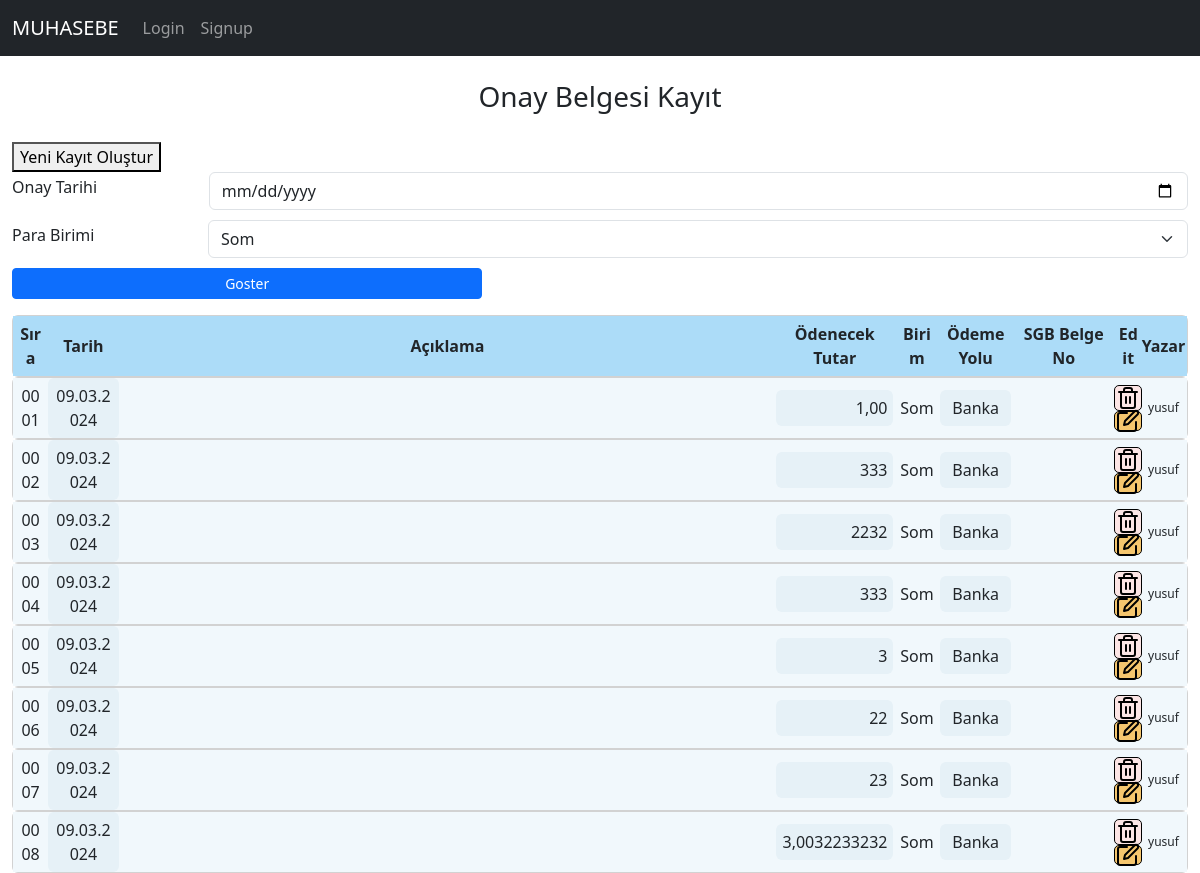
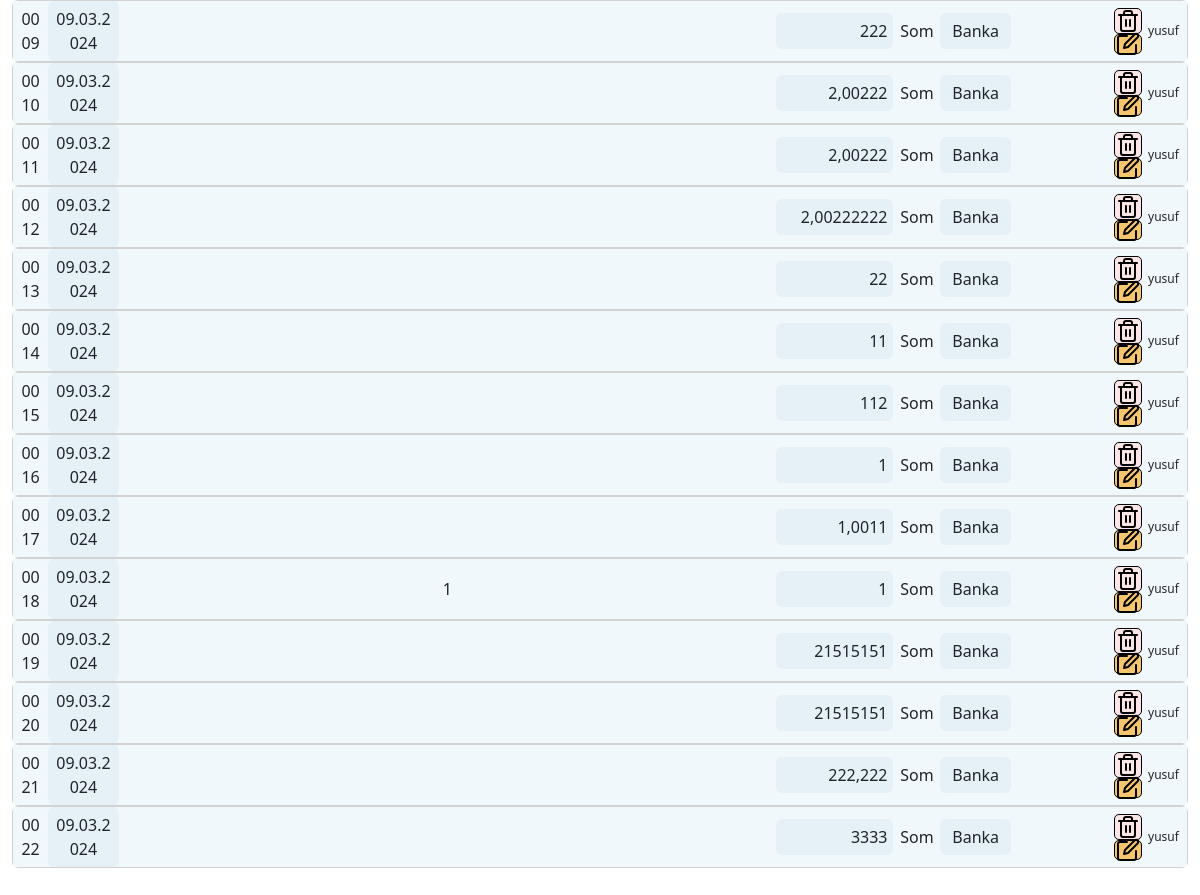
Before: /defter_onay_list with the older database file (2 pictures, top to bottom).
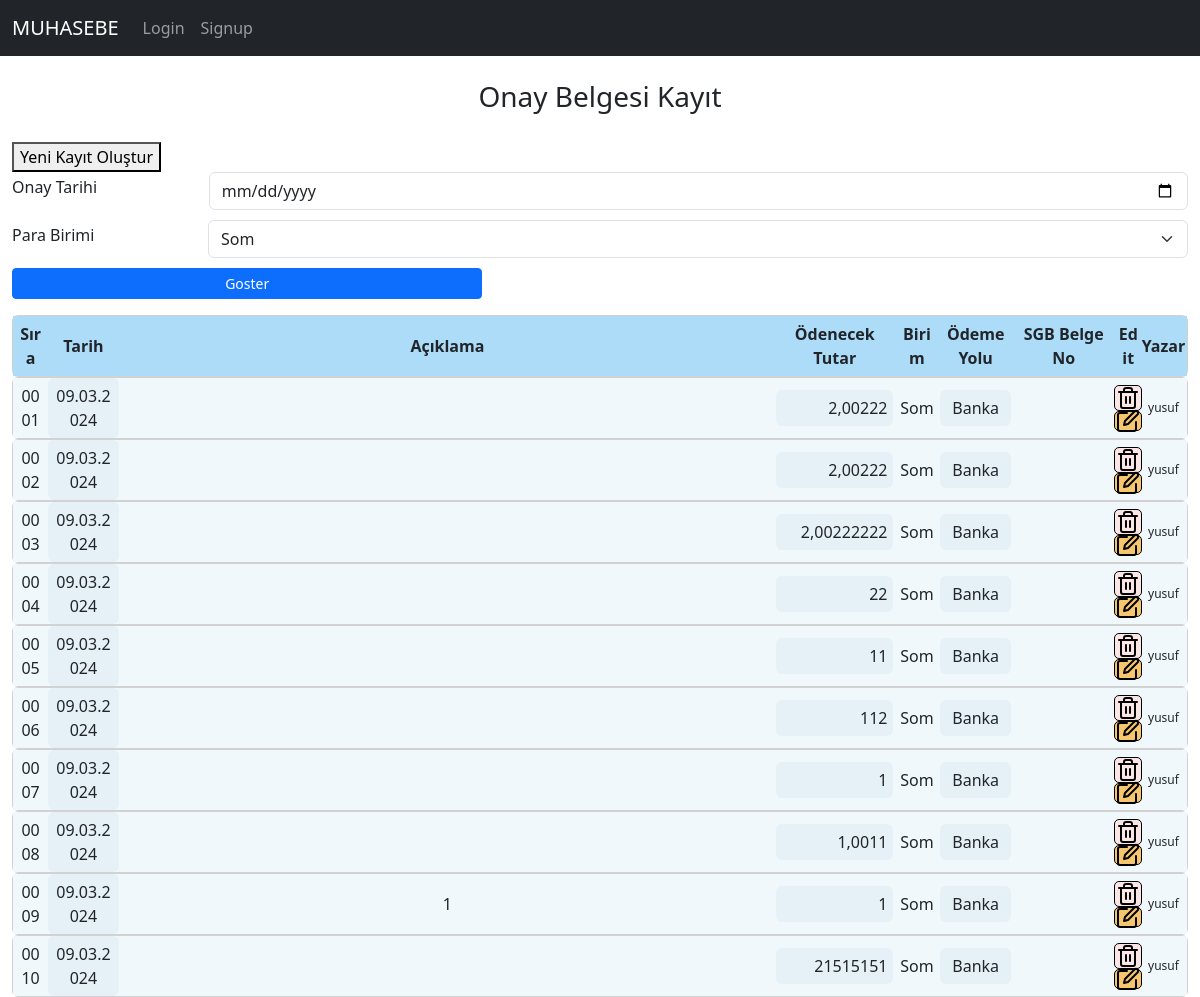
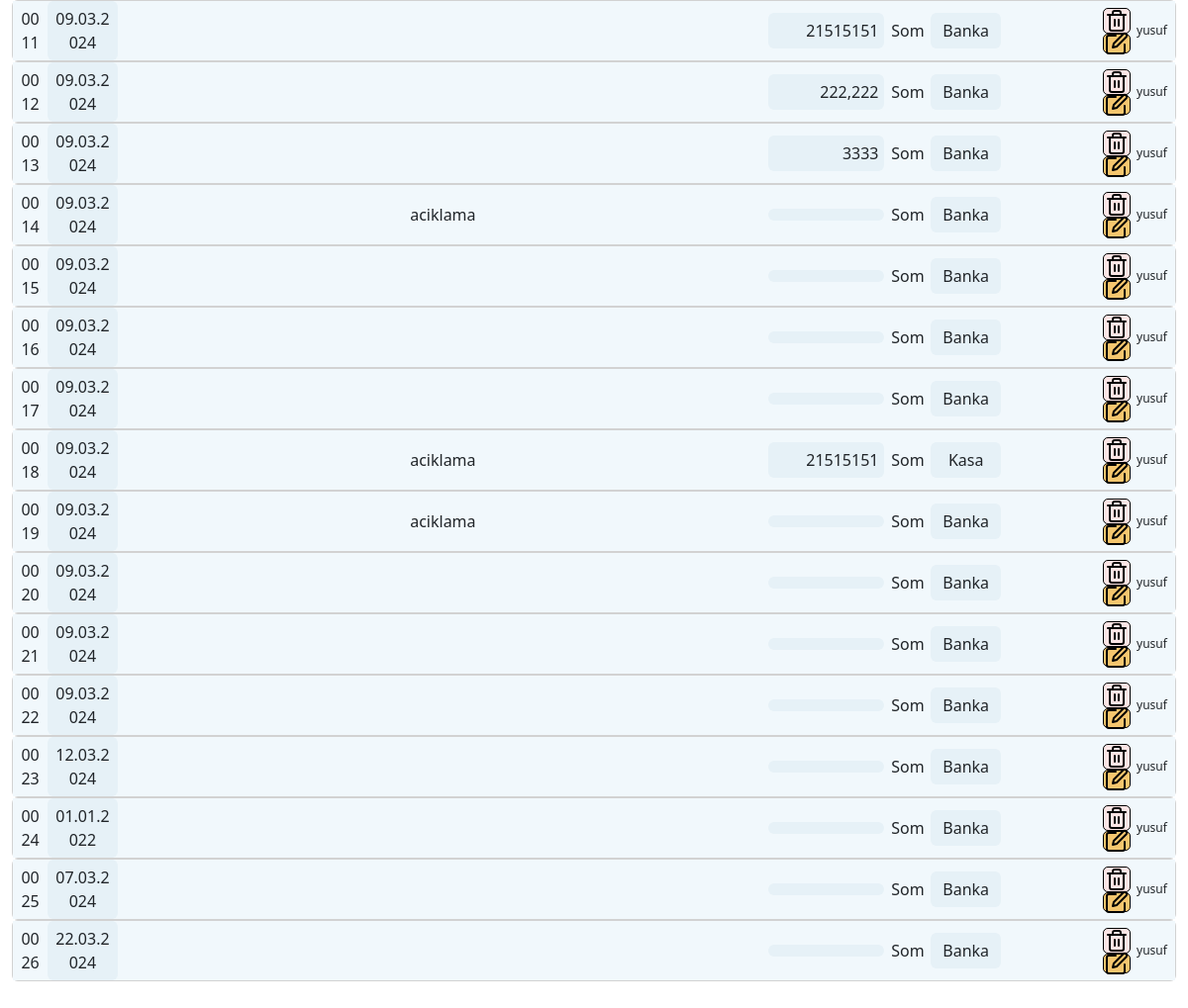
After: the same page with the newer database file (2 pictures, top to bottom).
### muhapp/models.py (models this page shows, shortened)
class OnayRegisterModel(models.Model):
    username = models.ForeignKey(User, on_delete=models.CASCADE, null=True)
    onay_no = models.CharField(max_length = 4)
    onay_aciklama = models.CharField(max_length = 110, default='my_default_value')
    onay_tarih = models.DateField() #auto_now_add ile kullanci deger girmese bile otomatik tarih atamasi yapar
    onay_odemetutar = models.CharField(max_length = 20)
    onay_parabirimi = models.CharField(max_length = 20)
    onay_odemeyolu = models.CharField(max_length = 20)

### muhapp/views.py (the view)
# urls.py: path('defter_onay_list', views.defter_onay_list_view, name="defter_onay_list"),         # onay bilgileri listeleme
def defter_onay_list_view(request):
    defter_onay_list = models.OnayRegisterModel.objects.all()
    defter_onay_list = {"defter_onay_list":defter_onay_list}
    return render(request, 'muhapp/defter_onay_list.html', context=defter_onay_list)

### muhapp/templates/muhapp/defter_onay_list.html (shortened to what this page needs)
{% extends "base.html" %}
{% load static %}
{%block content%}
<div class="" style=" margin: auto; padding-bottom: 50px; width: 98%;">
    <h3 style="padding-bottom: 20px; text-align:center">Onay Belgesi Kayıt</h3>
    <button id="openNewWindowButton">Yeni Kayıt Oluştur</button>
<form action="{% url 'muhapp:filter_onay_list' %}">
    <div class="onaysutun onaytar" style="text-align:left; display: flex; align-items: center; padding-bottom:10px;">
        <label for="onaytarih" class="form-label" style="width:20%; padding-right:10px;">Onay Tarihi</label>
        <input type="date" class="form-control" id="onay_tarih_filter" name="onay_tarih_filter">
    </div>
    <div class="onaysutun onay_parabirimi" style="text-align:left; display: flex; align-items: center; padding-bottom:10px;">
        <label for="onay_parabirimi" class="form-label" style="width:20%; padding-right:10px;">Para Birimi</label>
        <select class="form-select" id="onay_parabirimi_filter" name="onay_parabirimi_filter">
            <option value="Som">Som</option>
        </select>
    </div>
    <button type="submit" class="btn btn-primary btn-sm" style="width: 40%; margin:auto" id="toplamodemetutar">Goster</button>
</form>
<div class="" style="width: 100%; margin:auto">
    <div class="card">
        <div class="" style="display: flex; text-align:center; align-items: center; background-color: #acdcf8; text-align: center; font-weight: bolder; height: 60px;">
            <div class="" style="width: 3%; padding: 6px;">Sıra</div>
            <div class="" style="width: 6%; padding: 6px; border-radius: 6px;">Tarih</div>
            <div class="" style="width: 56%; padding: 6px;">Açıklama</div>
            <div class="" style="width: 10%; padding: 6px; border-radius: 6px;">Ödenecek Tutar</div>
            <div class="" style="width: 4%; padding: 6px;">Birim</div>
            <div class="" style="width: 6%; padding: 6px; border-radius: 6px;">Ödeme Yolu</div>
            <div class="" style="width: 9%; padding: 6px;">SGB Belge No</div>
            <div class="" style="width: 2%; display:flex; flex-direction: column;">Edit</div>
            <div class="" style="width: 4%;">Yazar</div>
        </div>
    </div>
        {%for bilgi in defter_onay_list%}
            <div class="card">
                <div class="" style="display: flex; text-align:center; align-items: center; background-color: #f1f8fc;">
                    <div class="" style="width: 3%; background-color: #f1f8fc; padding: 6px;">{{forloop.counter|stringformat:"04d"}}</div>
                    <div class="" style="width: 6%; background-color: #e6f1f7; padding: 6px; border-radius: 6px;">{{bilgi.onay_tarih|date:"d.m.Y"}}</div>
                    <div class="" style="width: 56%; background-color: #f1f8fc; padding: 6px;">{{bilgi.onay_aciklama}}</div>
                    <div class="" style="width: 10%; background-color: #e6f1f7; padding: 6px; border-radius: 6px; text-align: right;">{{bilgi.onay_odemetutar}}</div>
                    <div class="" style="width: 4%; background-color: #f1f8fc; padding: 6px;">{{bilgi.onay_parabirimi}}</div>
                    <div class="" style="width: 6%; background-color: #e6f1f7; padding: 6px; border-radius: 6px;">{{bilgi.onay_odemeyolu}}</div>
                    <div class="" style="width: 9%; background-color: #f1f8fc; padding: 6px;">{{bilgi.onay_no}}</div>
                    <div class="" style="width: 2%; display:flex; flex-direction: column; align-items: center;">
                        <div style="background-color: #fce5e5; border: 1px solid #000; border-radius: 5px;">
                            <a href="{% url 'muhapp:onay_list_delete' id=bilgi.id %}"
                                class="btn btn-sm"
                                style="margin: 4px; height: 16px; width:16px; display: flex; align-items: center; justify-content: center; ">
                                <img  src="{% static 'muhapp/images/trash.svg' %}" alt="Sil">
                            </a>
                        </div>
                        <div style="background-color: #f5c66e; border: 1px solid #000; border-radius: 5px;">
                            <a href="{% url 'muhapp:edit_onay_bilgi' id=bilgi.id %}"
                                class="btn btn-sm"
                                style="margin: 4px; height: 10px; width:10px; display: flex; align-items: center; justify-content: center;">
                                <img src="{% static 'muhapp/images/edit.svg' %}" alt="Edit">
                            </a>
                        </div>
                    </div>
                    <div class="" style="width: 4%; font-size: 12px;">{{bilgi.username}}</div>
                </div>
            </div>
        {%endfor%}
    </div>
</div>
{%endblock%}

### templates/base.html (shortened to what this page needs)
<html lang="en">
<head>
    <link href="https://cdn.jsdelivr.net/npm/bootstrap@5.3.2/dist/css/bootstrap.min.css" rel="stylesheet">
    <link rel="stylesheet" href="https://unpkg.com/dropzone@5/dist/min/dropzone.min.css" type="text/css" />
</head>
<body>
    <nav class="navbar navbar-expand-md navbar-dark bg-dark mb-4">
        <div class="container-fluid">
          <a class="navbar-brand" href="{% url 'muhapp:main' %}">MUHASEBE</a>
          <div class="collapse navbar-collapse" id="navbarCollapse">
            <ul class="navbar-nav me-auto mb-2 mb-md-0">
              {% if request.user.is_authenticated %}
              <li class="nav-item">
                <a class="nav-link active" aria-current="page" href="{% url 'muhapp:onay_list' %}">Onaylar</a>
              </li>
              <li class="nav-item">
                <a class="nav-link" href="#">Ziraat</a>
              </li>
              <li class="nav-item">
                <a class="nav-link" href="#">DemirBank-YF</a>
              </li>
              <li class="nav-item">
                <a class="nav-link" href="#">DemirBank-Duz</a>
              </li>
              <li class="nav-item">
                <a class="nav-link" href="{% url 'muhapp:defterler' %}">Defterler</a>
              </li>
              <li class="nav-item">
                <a class="nav-link {% if request.path == '/logout/' %}active{% endif %}" href="{% url 'logout' %}?next=/">Logout</a>
              </li>
              {% else %}
              <li class="nav-item">
                <a class="nav-link {% if request.path == '/login/' %}active{% endif %}" href="{% url 'login' %}">Login</a>
              </li>
              <li class="nav-item">
                <a class="nav-link  {% if request.path == '/signup/' %}active{% endif %}" href="{% url 'muhapp:signup' %}?next=/">Signup</a>
              </li>
              {% endif %}
            </ul>
          </div>
        </div>
      </nav>
    {%block content%}{%endblock%}
</body>
</html>

Changed rows visible on the page:
removed OnayRegisterModel: onay_tarih "09.03.2024", onay_odemetutar "1,00", onay_parabirimi "Som", onay_odemeyolu "Banka", username "yusuf"
removed OnayRegisterModel: onay_tarih "09.03.2024", onay_odemetutar "333", onay_parabirimi "Som", onay_odemeyolu "Banka", username "yusuf"
removed OnayRegisterModel: onay_tarih "09.03.2024", onay_odemetutar "2232", onay_parabirimi "Som", onay_odemeyolu "Banka", username "yusuf"
removed OnayRegisterModel: onay_tarih "09.03.2024", onay_odemetutar "333", onay_parabirimi "Som", onay_odemeyolu "Banka", username "yusuf"
removed OnayRegisterModel: onay_tarih "09.03.2024", onay_odemetutar "3", onay_parabirimi "Som", onay_odemeyolu "Banka", username "yusuf"
removed OnayRegisterModel: onay_tarih "09.03.2024", onay_odemetutar "22", onay_parabirimi "Som", onay_odemeyolu "Banka", username "yusuf"
removed OnayRegisterModel: onay_tarih "09.03.2024", onay_odemetutar "23", onay_parabirimi "Som", onay_odemeyolu "Banka", username "yusuf"
removed OnayRegisterModel: onay_tarih "09.03.2024", onay_odemetutar "3,0032233232", onay_parabirimi "Som", onay_odemeyolu "Banka", username "yusuf"
removed OnayRegisterModel: onay_tarih "09.03.2024", onay_odemetutar "222", onay_parabirimi "Som", onay_odemeyolu "Banka", username "yusuf"
added OnayRegisterModel: onay_tarih "09.03.2024", onay_aciklama "aciklama", onay_parabirimi "Som", onay_odemeyolu "Banka", username "yusuf"
added OnayRegisterModel: onay_tarih "09.03.2024", onay_parabirimi "Som", onay_odemeyolu "Banka", username "yusuf"
added OnayRegisterModel: onay_tarih "09.03.2024", onay_parabirimi "Som", onay_odemeyolu "Banka", username "yusuf"
added OnayRegisterModel: onay_tarih "09.03.2024", onay_parabirimi "Som", onay_odemeyolu "Banka", username "yusuf"
added OnayRegisterModel: onay_tarih "09.03.2024", onay_aciklama "aciklama", onay_odemetutar "21515151", onay_parabirimi "Som", onay_odemeyolu "Kasa", username "yusuf"
added OnayRegisterModel: onay_tarih "09.03.2024", onay_aciklama "aciklama", onay_parabirimi "Som", onay_odemeyolu "Banka", username "yusuf"
added OnayRegisterModel: onay_tarih "09.03.2024", onay_parabirimi "Som", onay_odemeyolu "Banka", username "yusuf"
added OnayRegisterModel: onay_tarih "09.03.2024", onay_parabirimi "Som", onay_odemeyolu "Banka", username "yusuf"
added OnayRegisterModel: onay_tarih "09.03.2024", onay_parabirimi "Som", onay_odemeyolu "Banka", username "yusuf"
added OnayRegisterModel: onay_tarih "12.03.2024", onay_parabirimi "Som", onay_odemeyolu "Banka", username "yusuf"
added OnayRegisterModel: onay_tarih "01.01.2022", onay_parabirimi "Som", onay_odemeyolu "Banka", username "yusuf"
added OnayRegisterModel: onay_tarih "07.03.2024", onay_parabirimi "Som", onay_odemeyolu "Banka", username "yusuf"
added OnayRegisterModel: onay_tarih "22.03.2024", onay_parabirimi "Som", onay_odemeyolu "Banka", username "yusuf"
